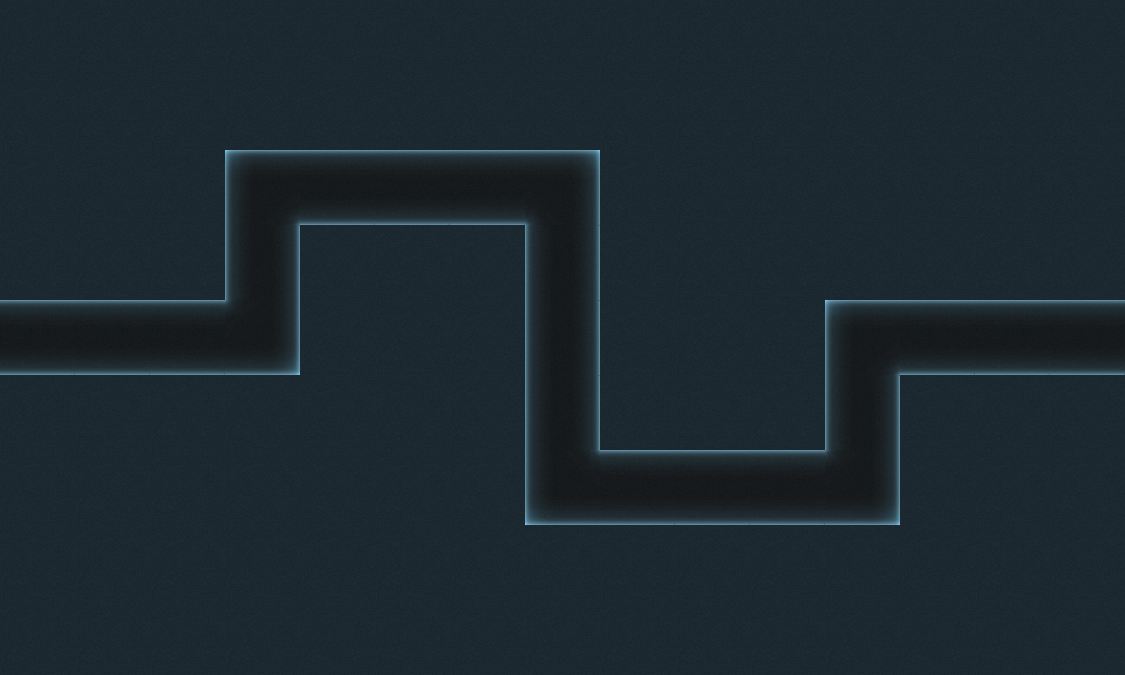

Rendered tile map (Tiled .tmx) drawn with the repository's tilesets; below, a short description and the full map source, tile grids included:
An orthogonal 15x9 tile map with 75x75 px tiles, 2 tile layers (Vrstva dlaždic 1, Vrstva dlaždic 2) and 25 objects.

<map version="1.0" orientation="orthogonal" renderorder="right-down" width="15" height="9" tilewidth="75" tileheight="75">
 <tileset firstgid="1" name="tileset" tilewidth="75" tileheight="75">
  <image source="../textures/tileset.png" trans="ff00ff" width="300" height="600" />
 </tileset>
 <layer name="Vrstva dlaždic 1" width="15" height="9">
  <data>
   <tile gid="1" />
   <tile gid="1" />
   <tile gid="1" />
   <tile gid="1" />
   <tile gid="1" />
   <tile gid="1" />
   <tile gid="1" />
   <tile gid="1" />
   <tile gid="1" />
   <tile gid="1" />
   <tile gid="1" />
   <tile gid="1" />
   <tile gid="1" />
   <tile gid="1" />
   <tile gid="1" />
   <tile gid="1" />
   <tile gid="1" />
   <tile gid="1" />
   <tile gid="1" />
   <tile gid="1" />
   <tile gid="1" />
   <tile gid="1" />
   <tile gid="1" />
   <tile gid="1" />
   <tile gid="1" />
   <tile gid="1" />
   <tile gid="1" />
   <tile gid="1" />
   <tile gid="1" />
   <tile gid="1" />
   <tile gid="1" />
   <tile gid="1" />
   <tile gid="1" />
   <tile gid="2" />
   <tile gid="2" />
   <tile gid="2" />
   <tile gid="2" />
   <tile gid="2" />
   <tile gid="1" />
   <tile gid="1" />
   <tile gid="1" />
   <tile gid="1" />
   <tile gid="1" />
   <tile gid="1" />
   <tile gid="1" />
   <tile gid="1" />
   <tile gid="1" />
   <tile gid="1" />
   <tile gid="2" />
   <tile gid="1" />
   <tile gid="1" />
   <tile gid="1" />
   <tile gid="2" />
   <tile gid="1" />
   <tile gid="1" />
   <tile gid="1" />
   <tile gid="1" />
   <tile gid="1" />
   <tile gid="1" />
   <tile gid="1" />
   <tile gid="2" />
   <tile gid="2" />
   <tile gid="2" />
   <tile gid="2" />
   <tile gid="1" />
   <tile gid="1" />
   <tile gid="1" />
   <tile gid="2" />
   <tile gid="1" />
   <tile gid="1" />
   <tile gid="1" />
   <tile gid="2" />
   <tile gid="2" />
   <tile gid="2" />
   <tile gid="2" />
   <tile gid="1" />
   <tile gid="1" />
   <tile gid="1" />
   <tile gid="1" />
   <tile gid="1" />
   <tile gid="1" />
   <tile gid="1" />
   <tile gid="2" />
   <tile gid="1" />
   <tile gid="1" />
   <tile gid="1" />
   <tile gid="2" />
   <tile gid="1" />
   <tile gid="1" />
   <tile gid="1" />
   <tile gid="1" />
   <tile gid="1" />
   <tile gid="1" />
   <tile gid="1" />
   <tile gid="1" />
   <tile gid="1" />
   <tile gid="1" />
   <tile gid="2" />
   <tile gid="2" />
   <tile gid="2" />
   <tile gid="2" />
   <tile gid="2" />
   <tile gid="1" />
   <tile gid="1" />
   <tile gid="1" />
   <tile gid="1" />
   <tile gid="1" />
   <tile gid="1" />
   <tile gid="1" />
   <tile gid="1" />
   <tile gid="1" />
   <tile gid="1" />
   <tile gid="1" />
   <tile gid="1" />
   <tile gid="1" />
   <tile gid="1" />
   <tile gid="1" />
   <tile gid="1" />
   <tile gid="1" />
   <tile gid="1" />
   <tile gid="1" />
   <tile gid="1" />
   <tile gid="1" />
   <tile gid="1" />
   <tile gid="1" />
   <tile gid="1" />
   <tile gid="1" />
   <tile gid="1" />
   <tile gid="1" />
   <tile gid="1" />
   <tile gid="1" />
   <tile gid="1" />
   <tile gid="1" />
   <tile gid="1" />
   <tile gid="1" />
  </data>
 </layer>
 <layer name="Vrstva dlaždic 2" width="15" height="9">
  <data>
   <tile gid="3" />
   <tile gid="3" />
   <tile gid="3" />
   <tile gid="3" />
   <tile gid="3" />
   <tile gid="3" />
   <tile gid="3" />
   <tile gid="3" />
   <tile gid="3" />
   <tile gid="3" />
   <tile gid="3" />
   <tile gid="3" />
   <tile gid="3" />
   <tile gid="3" />
   <tile gid="3" />
   <tile gid="3" />
   <tile gid="3" />
   <tile gid="3" />
   <tile gid="3" />
   <tile gid="3" />
   <tile gid="3" />
   <tile gid="3" />
   <tile gid="3" />
   <tile gid="3" />
   <tile gid="3" />
   <tile gid="3" />
   <tile gid="3" />
   <tile gid="3" />
   <tile gid="3" />
   <tile gid="3" />
   <tile gid="3" />
   <tile gid="3" />
   <tile gid="3" />
   <tile gid="29" />
   <tile gid="26" />
   <tile gid="26" />
   <tile gid="26" />
   <tile gid="30" />
   <tile gid="3" />
   <tile gid="3" />
   <tile gid="3" />
   <tile gid="3" />
   <tile gid="3" />
   <tile gid="3" />
   <tile gid="3" />
   <tile gid="3" />
   <tile gid="3" />
   <tile gid="3" />
   <tile gid="25" />
   <tile gid="3" />
   <tile gid="3" />
   <tile gid="3" />
   <tile gid="25" />
   <tile gid="3" />
   <tile gid="3" />
   <tile gid="3" />
   <tile gid="3" />
   <tile gid="3" />
   <tile gid="3" />
   <tile gid="3" />
   <tile gid="26" />
   <tile gid="26" />
   <tile gid="26" />
   <tile gid="31" />
   <tile gid="3" />
   <tile gid="3" />
   <tile gid="3" />
   <tile gid="25" />
   <tile gid="3" />
   <tile gid="3" />
   <tile gid="3" />
   <tile gid="29" />
   <tile gid="26" />
   <tile gid="26" />
   <tile gid="26" />
   <tile gid="3" />
   <tile gid="3" />
   <tile gid="3" />
   <tile gid="3" />
   <tile gid="3" />
   <tile gid="3" />
   <tile gid="3" />
   <tile gid="25" />
   <tile gid="3" />
   <tile gid="3" />
   <tile gid="3" />
   <tile gid="25" />
   <tile gid="3" />
   <tile gid="3" />
   <tile gid="3" />
   <tile gid="3" />
   <tile gid="3" />
   <tile gid="3" />
   <tile gid="3" />
   <tile gid="3" />
   <tile gid="3" />
   <tile gid="3" />
   <tile gid="32" />
   <tile gid="26" />
   <tile gid="26" />
   <tile gid="26" />
   <tile gid="31" />
   <tile gid="3" />
   <tile gid="3" />
   <tile gid="3" />
   <tile gid="3" />
   <tile gid="3" />
   <tile gid="3" />
   <tile gid="3" />
   <tile gid="3" />
   <tile gid="3" />
   <tile gid="3" />
   <tile gid="3" />
   <tile gid="3" />
   <tile gid="3" />
   <tile gid="3" />
   <tile gid="3" />
   <tile gid="3" />
   <tile gid="3" />
   <tile gid="3" />
   <tile gid="3" />
   <tile gid="3" />
   <tile gid="3" />
   <tile gid="3" />
   <tile gid="3" />
   <tile gid="3" />
   <tile gid="3" />
   <tile gid="3" />
   <tile gid="3" />
   <tile gid="3" />
   <tile gid="3" />
   <tile gid="3" />
   <tile gid="3" />
   <tile gid="3" />
   <tile gid="3" />
  </data>
 </layer>
 <objectgroup name="waypoints">
  <object gid="2" x="-75" y="375" />
  <object gid="2" x="0" y="375" />
  <object gid="2" x="75" y="375" />
  <object gid="2" x="150" y="375" />
  <object gid="2" x="225" y="375" />
  <object gid="2" x="225" y="300" />
  <object gid="2" x="225" y="225" />
  <object gid="2" x="300" y="225" />
  <object gid="2" x="375" y="225" />
  <object gid="2" x="450" y="225" />
  <object gid="2" x="525" y="225" />
  <object gid="2" x="525" y="300" />
  <object gid="2" x="525" y="375" />
  <object gid="2" x="525" y="450" />
  <object gid="2" x="525" y="525" />
  <object gid="2" x="600" y="525" />
  <object gid="2" x="675" y="525" />
  <object gid="2" x="750" y="525" />
  <object gid="2" x="825" y="525" />
  <object gid="2" x="825" y="450" />
  <object gid="2" x="825" y="375" />
  <object gid="2" x="900" y="375" />
  <object gid="2" x="975" y="375" />
  <object gid="2" x="1050" y="375" />
  <object gid="2" x="1125" y="375" />
 </objectgroup>
</map>